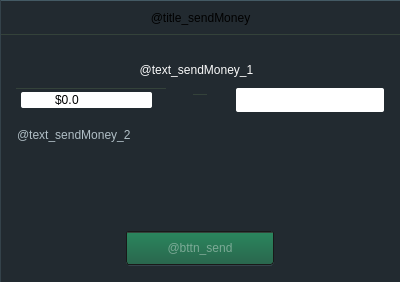
    <widget class="QFrame" name="page_sendMoney">
     <property name="geometry">
      <rect>
       <x>400</x>
       <y>198</y>
       <width>400</width>
       <height>282</height>
      </rect>
     </property>
     <property name="minimumSize">
      <size>
       <width>400</width>
       <height>282</height>
      </size>
     </property>
     <property name="maximumSize">
      <size>
       <width>400</width>
       <height>282</height>
      </size>
     </property>
     <property name="styleSheet">
      <string notr="true">.QFrame {
    background-color: #222a30;
    border-left: 1px solid #34424a;
    border-top: 1px solid #445a64;
border-top-left-radius: 1px 0px;
}</string>
     </property>
     <property name="frameShape">
      <enum>QFrame::StyledPanel</enum>
     </property>
     <property name="frameShadow">
      <enum>QFrame::Raised</enum>
     </property>
     <layout class="QVBoxLayout" name="verticalLayout_2" stretch="0,1">
      <property name="spacing">
       <number>0</number>
      </property>
      <property name="leftMargin">
       <number>0</number>
      </property>
      <property name="topMargin">
       <number>0</number>
      </property>
      <property name="rightMargin">
       <number>0</number>
      </property>
      <property name="bottomMargin">
       <number>0</number>
      </property>
      <item>
       <widget class="QLabel" name="title_sendMoney">
        <property name="minimumSize">
         <size>
          <width>0</width>
          <height>33</height>
         </size>
        </property>
        <property name="maximumSize">
         <size>
          <width>16777215</width>
          <height>33</height>
         </size>
        </property>
        <property name="text">
         <string>@title_sendMoney</string>
        </property>
        <property name="alignment">
         <set>Qt::AlignCenter</set>
        </property>
       </widget>
      </item>
      <item>
       <widget class="QWidget" name="content_sendMoney" native="true">
        <property name="styleSheet">
         <string notr="true">.QWidget {
    background: transparent;
    border-top: 1px solid #34423a;
}
QLabel {
    background: transparent;
border: none;
font: 11px &quot;Open Sans&quot;;
color: #b0bec5;
}


QSpinBox, QLineEdit {
    border-radius: 2px;
font: 12px &quot;Open Sans&quot;;
}

QLineEdit:disabled {
   background-color: rgba(250, 250, 250, 166);
}

QLineEdit, QAbstractSpinBox {
   color: #000000;
}

</string>
        </property>
        <widget class="QLabel" name="label">
         <property name="geometry">
          <rect>
           <x>10</x>
           <y>10</y>
           <width>371</width>
           <height>51</height>
          </rect>
         </property>
         <property name="styleSheet">
          <string notr="true">QLabel {
color: #fafafa;
}</string>
         </property>
         <property name="text">
          <string>@text_sendMoney_1</string>
         </property>
         <property name="alignment">
          <set>Qt::AlignCenter</set>
         </property>
         <property name="wordWrap">
          <bool>true</bool>
         </property>
        </widget>
        <widget class="InfoMessage" name="infomessage">
         <property name="geometry">
          <rect>
           <x>15</x>
           <y>79</y>
           <width>361</width>
           <height>20</height>
          </rect>
         </property>
         <property name="minimumSize">
          <size>
           <width>0</width>
           <height>20</height>
          </size>
         </property>
         <property name="maximumSize">
          <size>
           <width>16777215</width>
           <height>20</height>
          </size>
         </property>
         <property name="text">
          <string/>
         </property>
         <property name="messages" stdset="0">
          <stringlist>
           <string> </string>
           <string>@msg_not_enough_money</string>
           <string>@msg_overlimit</string>
           <string>@msg_status_ok</string>
           <string>@msg_user_not_found</string>
           <string>@msg_unknown_error</string>
           <string>@msg_invalid_nickname</string>
           <string>@msg_narkoman_navernoe</string>
           <string>@msg_payment_error</string>
          </stringlist>
         </property>
         <property name="styles" stdset="0">
          <stringlist>
           <string> </string>
           <string>QLabel { color: #e53935; }</string>
           <string>QLabel { color: #e53935; }</string>
           <string>QLabel { color: #33dd11; }</string>
           <string>QLabel { color: #e53935; }</string>
           <string>QLabel { color: #e53935; }</string>
           <string>QLabel { color: #e53935; }</string>
           <string>QLabel { color: #f53935; }</string>
           <string>QLabel { color: #f53935; }</string>
          </stringlist>
         </property>
         <property name="currentMsgIndex" stdset="0">
          <number>0</number>
         </property>
         <property name="defaultMsgIndex" stdset="0">
          <number>0</number>
         </property>
        </widget>
        <widget class="SvgWidget" name="svgwidget" native="true">
         <property name="geometry">
          <rect>
           <x>192</x>
           <y>60</y>
           <width>14</width>
           <height>14</height>
          </rect>
         </property>
         <property name="minimumSize">
          <size>
           <width>14</width>
           <height>14</height>
          </size>
         </property>
         <property name="maximumSize">
          <size>
           <width>12</width>
           <height>14</height>
          </size>
         </property>
         <property name="sourceCode" stdset="0">
          <cstring>&lt;?xml version=&quot;1.0&quot; encoding=&quot;utf-8&quot;?&gt;
&lt;!-- Generator: Adobe Illustrator 19.2.0, SVG Export Plug-In . SVG Version: 6.00 Build 0)  --&gt;
&lt;svg version=&quot;1.1&quot; id=&quot;Capa_1&quot; xmlns=&quot;http://www.w3.org/2000/svg&quot; xmlns:xlink=&quot;http://www.w3.org/1999/xlink&quot; x=&quot;0px&quot; y=&quot;0px&quot; viewBox=&quot;0 0 306 306&quot; style=&quot;enable-background:new 0 0 306 306;&quot; xml:space=&quot;preserve&quot;&gt;
&lt;metadata&gt;&lt;?xpacket begin=&quot;﻿&quot; id=&quot;W5M0MpCehiHzreSzNTczkc9d&quot;?&gt;
&lt;x:xmpmeta xmlns:x=&quot;adobe:ns:meta/&quot; x:xmptk=&quot;Adobe XMP Core 5.6-c111 79.158366, 2015/09/25-01:12:00        &quot;&gt;
   &lt;rdf:RDF xmlns:rdf=&quot;http://www.w3.org/1999/02/22-rdf-syntax-ns#&quot;&gt;
      &lt;rdf:Description rdf:about=&quot;&quot;/&gt;
   &lt;/rdf:RDF&gt;
&lt;/x:xmpmeta&gt;
&lt;?xpacket end=&quot;w&quot;?&gt;&lt;/metadata&gt;
&lt;style type=&quot;text/css&quot;&gt;
	.st0{fill:#37474F;}
&lt;/style&gt;
&lt;g&gt;
&lt;g id=&quot;chevron-right&quot;&gt;
&lt;polygon class=&quot;st0&quot; points=&quot;94.3,0 22.9,0 175.9,153 22.9,306 94.3,306 247.4,153&quot;/&gt;
&lt;/g&gt;
&lt;/g&gt;
&lt;/svg&gt;
</cstring>
         </property>
         <property name="shadowBlurRadius" stdset="0">
          <double>1.000000000000000</double>
         </property>
         <property name="shadowOffset" stdset="0">
          <pointf>
           <x>0.000000000000000</x>
           <y>-1.000000000000000</y>
          </pointf>
         </property>
         <property name="shadowColor" stdset="0">
          <color>
           <red>0</red>
           <green>0</green>
           <blue>0</blue>
          </color>
         </property>
        </widget>
        <widget class="ValidatedLineEdit" name="input_reciever">
         <property name="geometry">
          <rect>
           <x>235</x>
           <y>54</y>
           <width>148</width>
           <height>24</height>
          </rect>
         </property>
         <property name="minimumSize">
          <size>
           <width>148</width>
           <height>24</height>
          </size>
         </property>
         <property name="maximumSize">
          <size>
           <width>148</width>
           <height>24</height>
          </size>
         </property>
         <property name="expressions" stdset="0">
          <stringlist notr="true">
           <string>.+</string>
           <string>^\w*$</string>
           <string>(^[a-zA-Z_]\w{3,11}$)</string>
          </stringlist>
         </property>
         <property name="styles" stdset="0">
          <stringlist notr="true">
           <string>QLineEdit { border: 1px solid red; }</string>
           <string>QLineEdit { border: 1px solid black; }</string>
           <string>QLineEdit { border-color: green; }</string>
          </stringlist>
         </property>
        </widget>
        <widget class="QLabel" name="label_2">
         <property name="geometry">
          <rect>
           <x>16</x>
           <y>94</y>
           <width>360</width>
           <height>100</height>
          </rect>
         </property>
         <property name="styleSheet">
          <string notr="true"/>
         </property>
         <property name="text">
          <string>@text_sendMoney_2</string>
         </property>
         <property name="alignment">
          <set>Qt::AlignLeading|Qt::AlignLeft|Qt::AlignTop</set>
         </property>
         <property name="wordWrap">
          <bool>true</bool>
         </property>
        </widget>
        <widget class="QWidget" name="container_bttn_send" native="true">
         <property name="geometry">
          <rect>
           <x>125</x>
           <y>197</y>
           <width>148</width>
           <height>35</height>
          </rect>
         </property>
         <property name="minimumSize">
          <size>
           <width>0</width>
           <height>35</height>
          </size>
         </property>
         <property name="maximumSize">
          <size>
           <width>148</width>
           <height>35</height>
          </size>
         </property>
         <property name="styleSheet">
          <string notr="true">#container_bttn_send {
    background-color: #455a64;
    border-radius: 4px;
border-bottom: 1px solid #34424a;
}
QAbstractButton {
    border: 1px solid #191919;
border-radius: 3px;
font: 14px &quot;Open Sans Semibold&quot;;
color: #fafafa;
}</string>
         </property>
         <widget class="QPushButton" name="bttn_send">
          <property name="enabled">
           <bool>false</bool>
          </property>
          <property name="geometry">
           <rect>
            <x>0</x>
            <y>0</y>
            <width>148</width>
            <height>34</height>
           </rect>
          </property>
          <property name="minimumSize">
           <size>
            <width>148</width>
            <height>34</height>
           </size>
          </property>
          <property name="maximumSize">
           <size>
            <width>148</width>
            <height>34</height>
           </size>
          </property>
          <property name="cursor">
           <cursorShape>PointingHandCursor</cursorShape>
          </property>
          <property name="styleSheet">
           <string notr="true">QPushButton{
background-color: qlineargradient(spread:pad, x1:0, y1:1, x2:0, y2:0, stop:0 rgba(0, 121, 41, 255), stop:0.95 rgb(0, 199, 82), stop:1 rgba(0, 250, 158, 255));
}
QPushButton:hover {
background-color: qlineargradient(spread:pad, x1:0, y1:1, x2:0, y2:0, stop:0 rgba(8, 140, 48, 255), stop:0.949153 rgba(10, 222, 92, 255), stop:1 rgba(0, 250, 158, 255));
}
QPushButton:pressed {
background-color: qlineargradient(spread:pad, x1:0, y1:1, x2:0, y2:0, stop:0 rgba(0, 41, 41, 255), stop:0.95 rgb(0, 19, 22), stop:1 rgba(0, 60, 48, 255));
padding-top: 2px;
color: rgba(250, 250, 250, 128);
}


QPushButton:disabled {
background-color: qlineargradient(spread:pad, x1:0, y1:1, x2:0, y2:0, stop:0 rgba(0, 121, 41, 100), stop:0.95 rgba(0, 199, 82, 100), stop:1 rgba(0, 250, 158, 100));
color: rgba(250, 250, 250, 100);

}

</string>
          </property>
          <property name="text">
           <string>@bttn_send</string>
          </property>
          <widget class="EntityWidget" name="solid_5" native="true">
           <property name="geometry">
            <rect>
             <x>1</x>
             <y>1</y>
             <width>146</width>
             <height>2</height>
            </rect>
           </property>
           <property name="minimumSize">
            <size>
             <width>146</width>
             <height>2</height>
            </size>
           </property>
           <property name="maximumSize">
            <size>
             <width>146</width>
             <height>1</height>
            </size>
           </property>
           <property name="backgroundColor" stdset="0">
            <color alpha="100">
             <red>255</red>
             <green>255</green>
             <blue>255</blue>
            </color>
           </property>
          </widget>
         </widget>
        </widget>
        <widget class="EntityWidget" name="entitywidget" native="true">
         <property name="geometry">
          <rect>
           <x>15</x>
           <y>54</y>
           <width>150</width>
           <height>24</height>
          </rect>
         </property>
         <property name="minimumSize">
          <size>
           <width>150</width>
           <height>24</height>
          </size>
         </property>
         <property name="maximumSize">
          <size>
           <width>150</width>
           <height>24</height>
          </size>
         </property>
         <property name="styleSheet">
          <string notr="true">EntityWidget {
    border-radius: 2px;
    font: 14px &quot;Open Sans&quot;;
    color: #191919;
    background-color: rgba(250, 250, 250, 250);
}
EntityWidget:hover {
 border: 1px inset rgba(50, 50, 50, 200);
}
EntityWidget:focus {
 border: 1px solid rgb(0, 170, 255);
}

EntityWidget:disabled {
    background-color: rgba(255, 255, 255, 100);
    color: rgba(0, 0, 0, 100);
}

QSpinBox {
    padding: 0px;
margin: 0px;
}</string>
         </property>
         <layout class="QHBoxLayout" name="horizontalLayout_3" stretch="0,1">
          <property name="spacing">
           <number>0</number>
          </property>
          <property name="leftMargin">
           <number>5</number>
          </property>
          <property name="topMargin">
           <number>1</number>
          </property>
          <property name="rightMargin">
           <number>5</number>
          </property>
          <property name="bottomMargin">
           <number>1</number>
          </property>
          <item alignment="Qt::AlignLeft">
           <widget class="QSpinBox" name="input_sendMoney">
            <property name="sizePolicy">
             <sizepolicy hsizetype="Expanding" vsizetype="Fixed">
              <horstretch>0</horstretch>
              <verstretch>0</verstretch>
             </sizepolicy>
            </property>
            <property name="minimumSize">
             <size>
              <width>22</width>
              <height>0</height>
             </size>
            </property>
            <property name="maximumSize">
             <size>
              <width>54</width>
              <height>16777215</height>
             </size>
            </property>
            <property name="styleSheet">
             <string notr="true">margin-right: -4px;</string>
            </property>
            <property name="alignment">
             <set>Qt::AlignBottom|Qt::AlignRight|Qt::AlignTrailing</set>
            </property>
            <property name="buttonSymbols">
             <enum>QAbstractSpinBox::NoButtons</enum>
            </property>
            <property name="accelerated">
             <bool>true</bool>
            </property>
            <property name="suffix">
             <string>.</string>
            </property>
            <property name="prefix">
             <string>$</string>
            </property>
            <property name="maximum">
             <number>999999</number>
            </property>
            <property name="value">
             <number>0</number>
            </property>
           </widget>
          </item>
          <item alignment="Qt::AlignLeft">
           <widget class="QSpinBox" name="input_sendCoins">
            <property name="sizePolicy">
             <sizepolicy hsizetype="Fixed" vsizetype="Fixed">
              <horstretch>0</horstretch>
              <verstretch>0</verstretch>
             </sizepolicy>
            </property>
            <property name="minimumSize">
             <size>
              <width>80</width>
              <height>0</height>
             </size>
            </property>
            <property name="styleSheet">
             <string notr="true">margin-left: -2px;</string>
            </property>
            <property name="alignment">
             <set>Qt::AlignBottom|Qt::AlignLeading|Qt::AlignLeft</set>
            </property>
            <property name="buttonSymbols">
             <enum>QAbstractSpinBox::NoButtons</enum>
            </property>
            <property name="accelerated">
             <bool>true</bool>
            </property>
            <property name="prefix">
             <string/>
            </property>
            <property name="minimum">
             <number>-1</number>
            </property>
            <property name="maximum">
             <number>100</number>
            </property>
           </widget>
          </item>
         </layout>
        </widget>
       </widget>
      </item>
     </layout>
    </widget>
